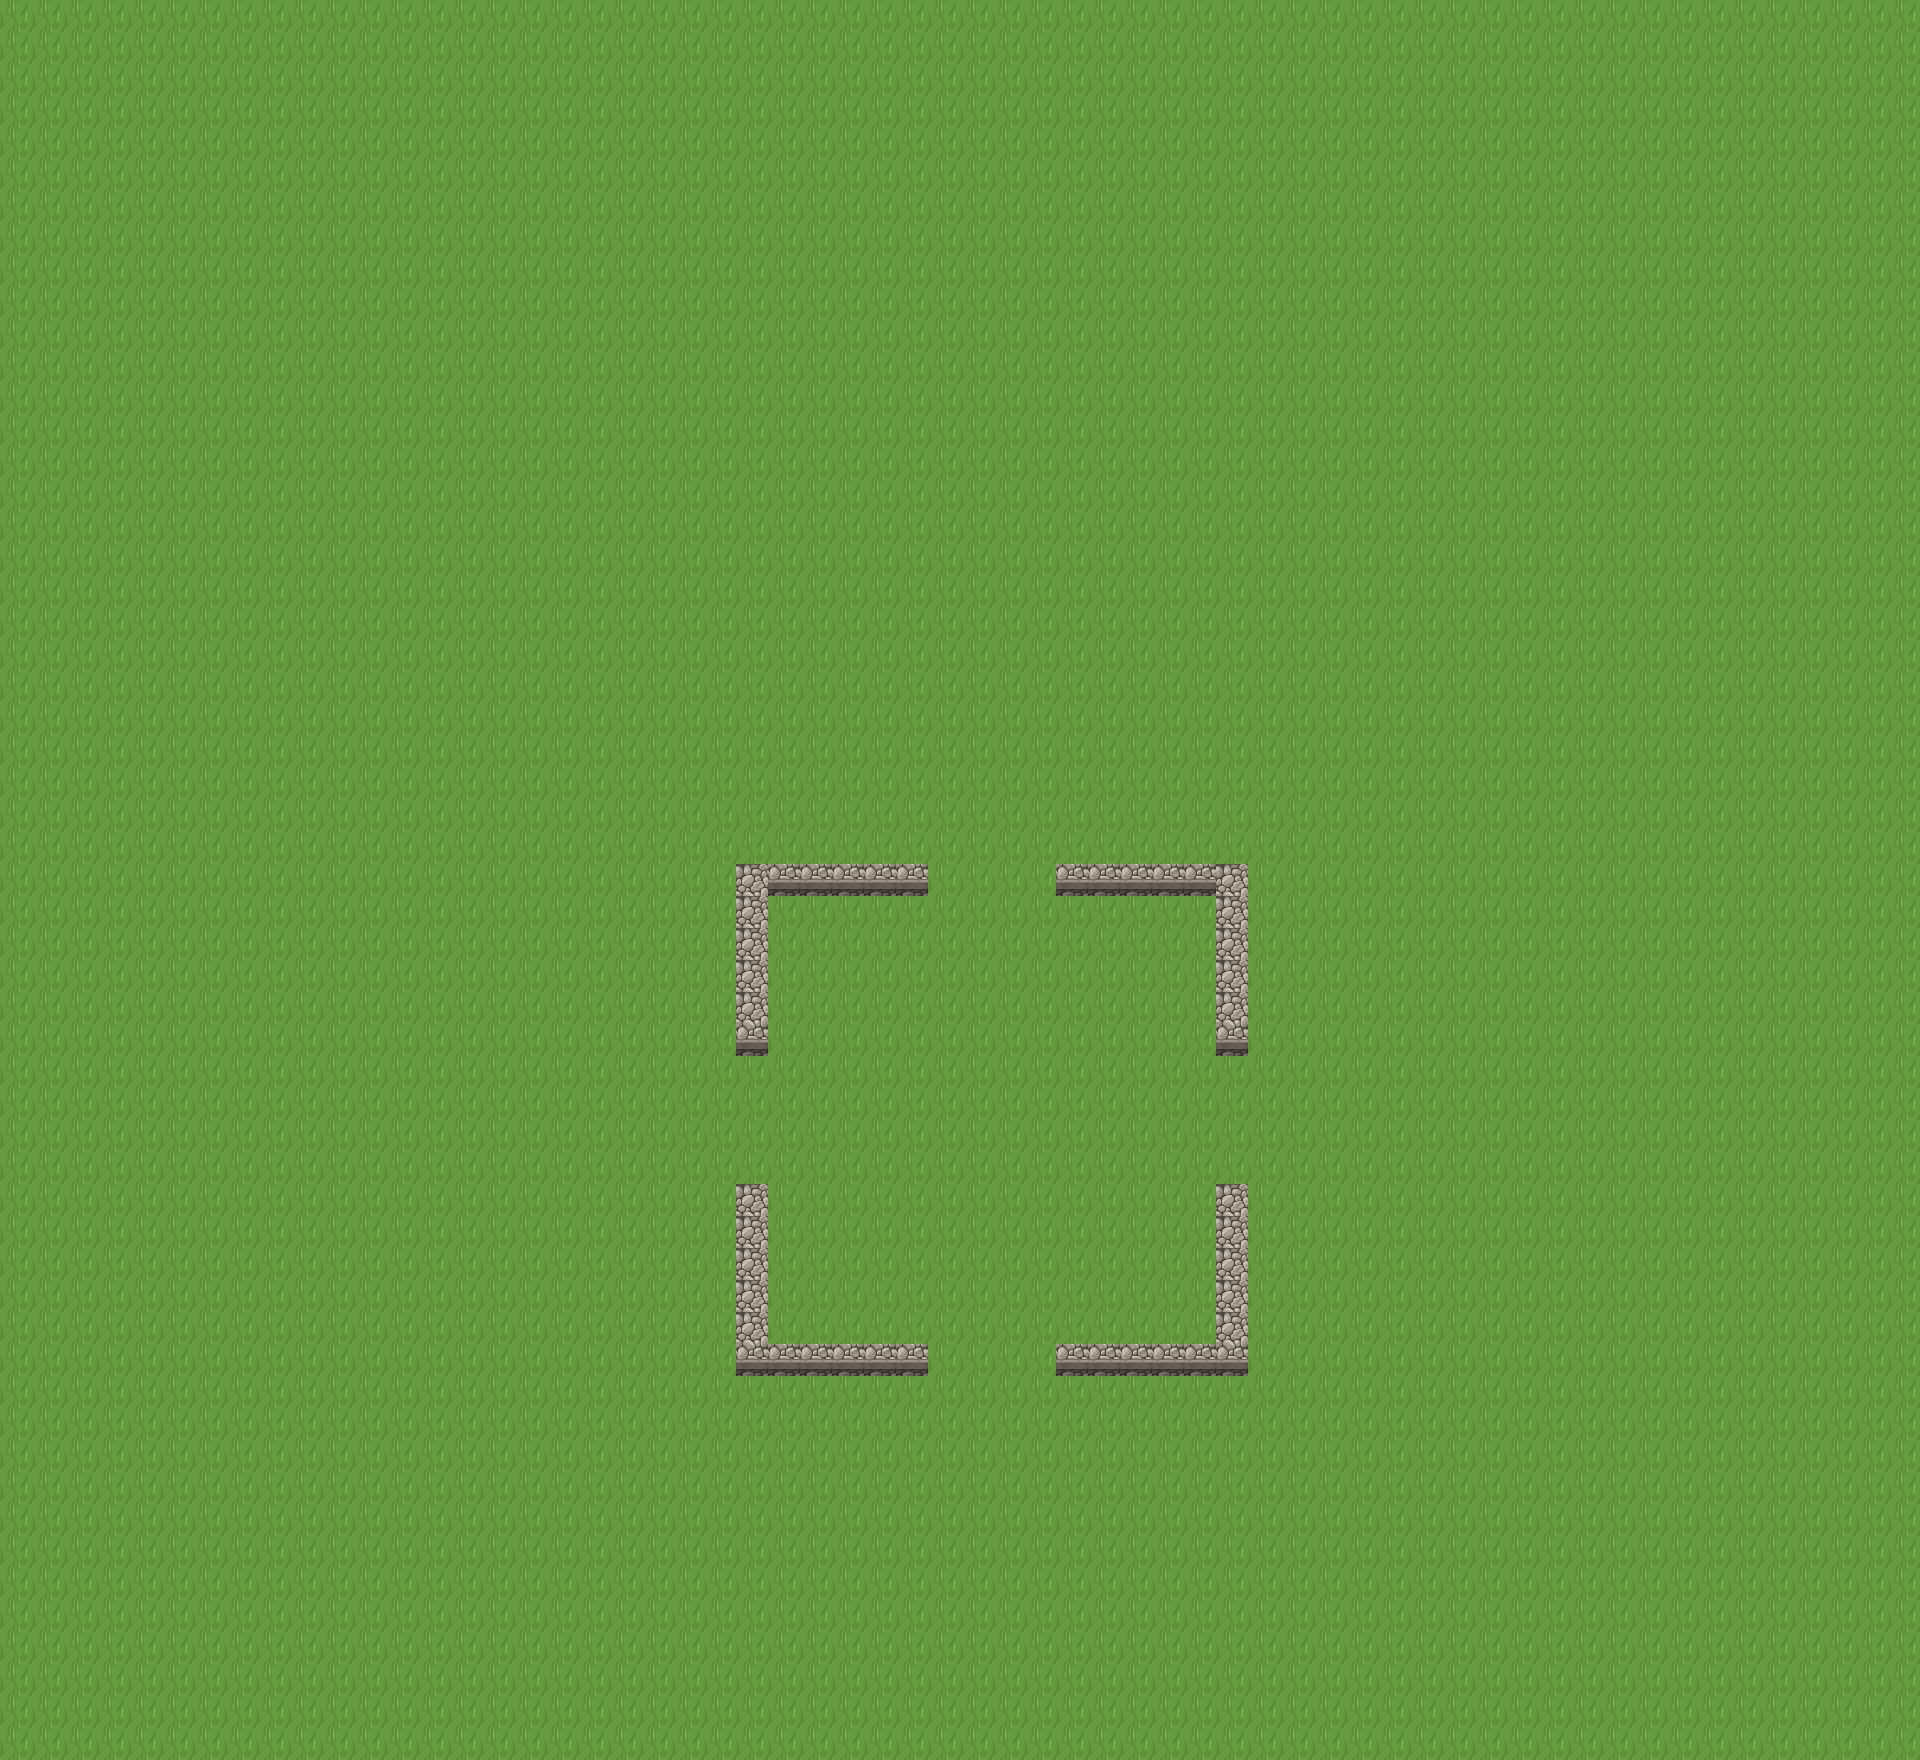

Rendered tile map (Tiled .tmx) drawn with the repository's tilesets; below, a short description and the map source with its tile grids summarised:
An orthogonal 60x55 tile map with 32x32 px tiles, 1 tile layer (Grass), 2 tilesets.

<map version="1.2" tiledversion="1.2.5" orientation="orthogonal" renderorder="left-down" width="60" height="55" tilewidth="32" tileheight="32" infinite="0" nextlayerid="14" nextobjectid="1">
 <tileset firstgid="1" name="Walls" tilewidth="32" tileheight="32" tilecount="312" columns="13">
  <image source="walls.png" width="432" height="768" />
  <tile id="40">
   <properties>
    <property name="Attackable" type="bool" value="true" />
    <property name="Health" type="int" value="2" />
   </properties>
  </tile>
  <tile id="53">
   <properties>
    <property name="Attackable" type="bool" value="true" />
    <property name="Health" type="int" value="2" />
   </properties>
  </tile>
  <tile id="126">
   <properties>
    <property name="Attackable" type="bool" value="true" />
   </properties>
  </tile>
  <tile id="139">
   <properties>
    <property name="Attackable" type="bool" value="true" />
   </properties>
  </tile>
 </tileset>
 <tileset firstgid="313" name="Grass" tilewidth="32" tileheight="32" tilecount="375" columns="25">
  <image source="fullGrass tile.png" width="827" height="496" />
  <tile id="0">
   <properties>
    <property name="IsGrass" type="bool" value="true" />
   </properties>
  </tile>
 </tileset>
 <layer id="13" name="Grass" width="60" height="55">
  <data>[3300 cells, 3300 non-empty, 3 distinct tile ids]</data>
 </layer>
</map>
